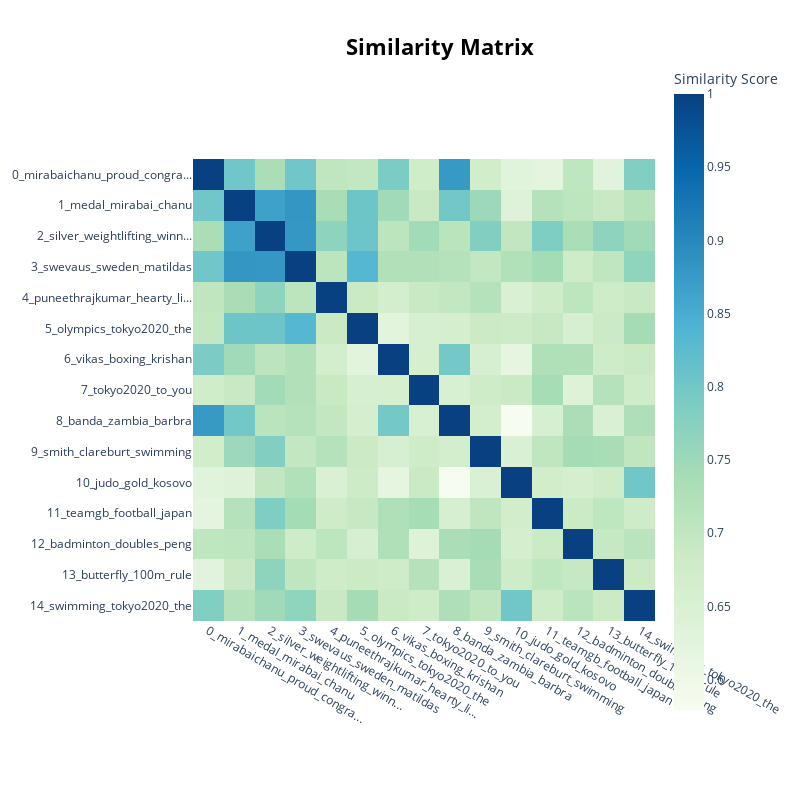

This figure's notebook cell:
### Code cell
# Checking the Topic Similarity of the new reduced topic model
model.visualize_heatmap()

### Figure 1 — Plotly figure (JSON) as saved in the notebook; plotly's stock layout.template omitted (floating-point values rounded to 4 significant figures; data arrays with more than 128 entries replaced by an {"elided": "..."} marker saying what was removed)
{"data": [{"coloraxis": "coloraxis", "hovertemplate": "x: %{x}<br>y: %{y}<br>Similarity Score: %{z}<extra></extra>", "name": "0", "type": "heatmap", "x": ["0_mirabaichanu_proud_congra...", "1_medal_mirabai_chanu", "2_silver_weightlifting_winn...", "3_swevaus_sweden_matildas", "4_puneethrajkumar_hearty_li...", "5_olympics_tokyo2020_the", "6_vikas_boxing_krishan", "7_tokyo2020_to_you", "8_banda_zambia_barbra", "9_smith_clareburt_swimming", "10_judo_gold_kosovo", "11_teamgb_football_japan", "12_badminton_doubles_peng", "13_butterfly_100m_rule", "14_swimming_tokyo2020_the"], "xaxis": "x", "y": ["0_mirabaichanu_proud_congra...", "1_medal_mirabai_chanu", "2_silver_weightlifting_winn...", "3_swevaus_sweden_matildas", "4_puneethrajkumar_hearty_li...", "5_olympics_tokyo2020_the", "6_vikas_boxing_krishan", "7_tokyo2020_to_you", "8_banda_zambia_barbra", "9_smith_clareburt_swimming", "10_judo_gold_kosovo", "11_teamgb_football_japan", "12_badminton_doubles_peng", "13_butterfly_100m_rule", "14_swimming_tokyo2020_the"], "yaxis": "y", "z": {"elided": "15x15 float values"}}], "layout": {"coloraxis": {"colorbar": {"title": {"text": "Similarity Score"}}, "colorscale": [[0, "rgb(247,252,240)"], [0.125, "rgb(224,243,219)"], [0.25, "rgb(204,235,197)"], [0.375, "rgb(168,221,181)"], [0.5, "rgb(123,204,196)"], [0.625, "rgb(78,179,211)"], [0.75, "rgb(43,140,190)"], [0.875, "rgb(8,104,172)"], [1, "rgb(8,64,129)"]]}, "height": 800, "hoverlabel": {"bgcolor": "white", "font": {"family": "Rockwell", "size": 16}}, "legend": {"title": {"text": "Trend"}}, "margin": {"t": 60}, "showlegend": true, "title": {"font": {"color": "Black", "size": 22}, "text": "<b>Similarity Matrix", "x": 0.55, "xanchor": "center", "y": 0.95, "yanchor": "top"}, "width": 800, "xaxis": {"anchor": "y", "constrain": "domain", "domain": [0, 1], "scaleanchor": "y"}, "yaxis": {"anchor": "x", "autorange": "reversed", "constrain": "domain", "domain": [0, 1]}}}
